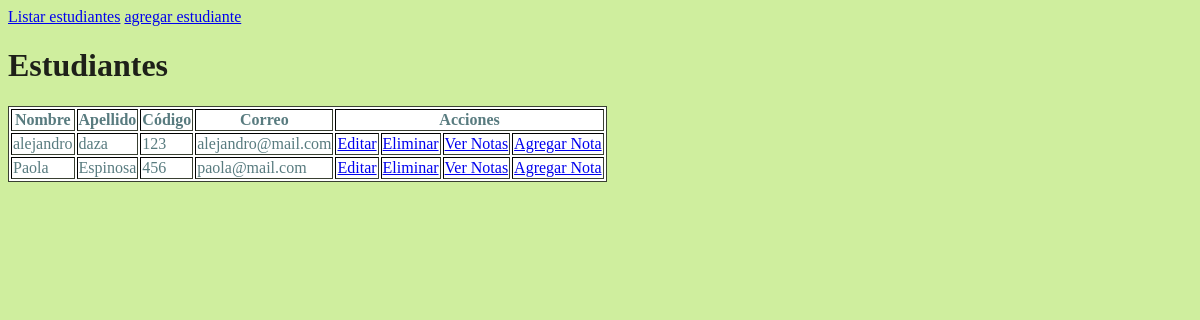
The app's page /, older data.
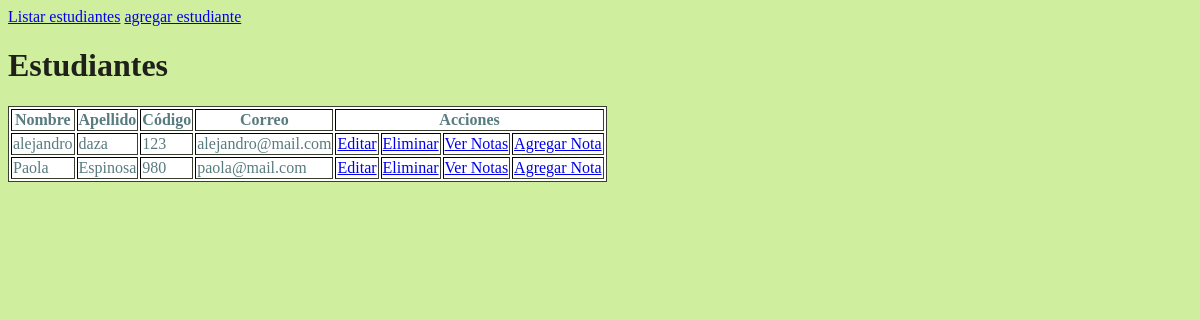
The same page, newer data.
### principal.py (models this page shows, shortened)
class Estudiante(db.Model):
    id = db.Column('estudiante_id', db.Integer, primary_key = True)
    nombre = db.Column(db.String(50))
    apellido = db.Column(db.String(50))
    codigo = db.Column(db.String(15))
    correo = db.Column(db.String(50))

### principal.py (the view)
@app.route('/')
def index():
    return render_template("index.html", rows = Estudiante.query.all())

### templates/index.html (shortened to what this page needs)
<!DOCTYPE html>
<html>
    <head>
        <link rel="stylesheet" type="text/css" href="{{url_for('static', filename='estilos/default.css')}}">
    </head>
    <body>
        <nav>
            <a href="{{ url_for('index')}}">Listar estudiantes</a>
            <a href="{{ url_for('nuevo')}}">agregar estudiante</a>
        </nav>
        <h1>Estudiantes</h1>
        <table border="1">
            <tr>
                <th>Nombre</th>
                <th>Apellido</th>
                <th>Código</th>
                <th>Correo</th>
                <th colspan="4">Acciones</th>
            </tr>
            {% for r in rows %}
                <tr>
                    <td>{{ r.nombre }}</td>
                    <td>{{ r.apellido }}</td>
                    <td>{{ r.codigo }}</td>
                    <td>{{ r.correo }}</td>
                    <td><a href="/editar_estudiante?id={{ r.id }}">Editar</a></td>
                    <td><a href="/eliminar_estudiante?id={{ r.id }}">Eliminar</a></td>
                    <td><a href="/ver_notas?id={{ r.id }}">Ver Notas</a></td>
                    <td><a href="/agregar_nota?id={{ r.id }}">Agregar Nota</a></td>
                </tr>
            {% endfor %}
        </table>
    </body>
</html>

Row changes from the older to the newer data that the page shows:
changed Estudiante "Paola": codigo "456" → "980"
